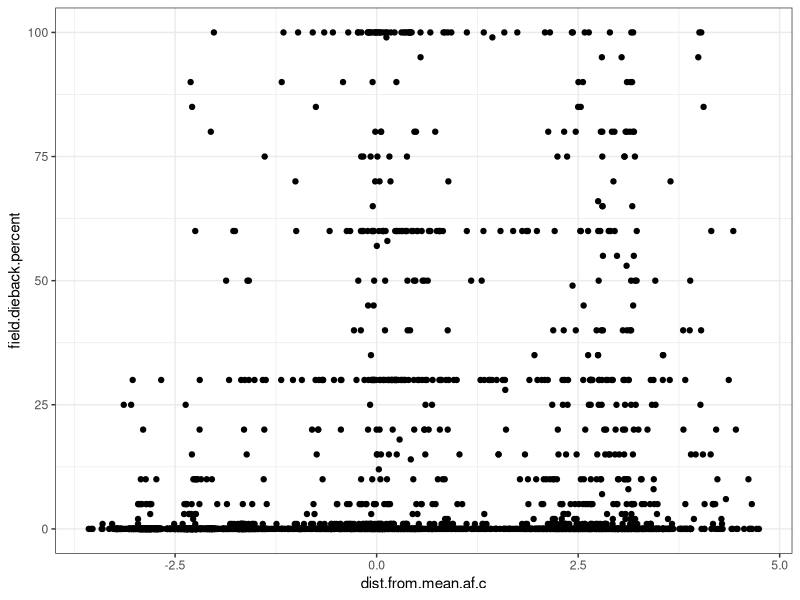

This chart was generated by the following R code:
## ---- chunk 1
knitr::opts_chunk$set(echo = TRUE)
## ---- chunk 2
library(tidyverse)
## ---- chunk 3
inat.full <- read.csv("./WRDM-Observations-9.3.25.csv")
## ---- chunk 4
names(inat.full )
## ---- chunk 5
inat.full.qgis <- inat.full[c(1,24,25,36,37)]
## ---- chunk 6
#write.csv(inat.full.qgis,file="./WRDM-full-9.3.25-qgis.csv")
## ---- chunk 7
inat.full.heat <- read.csv("./WRDM-full-9.3.25-qgis-w-heat.csv")
## ---- chunk 8
redhot <- left_join(inat.full.heat,inat.full,by="id")
## ---- chunk 9
tac.wrc <- redhot %>% filter(tac_af1>0) %>% mutate(tac.am.c=tac_am1, tac.af.c=tac_af1,tac.pm.c=tac_pm1)
pc.wrc <- redhot %>% filter(pc_af1>0) %>% mutate(pc.am.f=pc_am1, pc.af.f=pc_af1,pc.pm.f=pc_pm1)
kc.wrc <- redhot %>% filter(kc_af1>0)  %>% mutate(kc.am.f=kc_am1, kc.af.f=kc_af1,kc.pm.f=kc_pm1)
pl.wrc <- redhot %>% filter(po_af1>0) %>% mutate(pl.am.c=po_am1, pl.af.c=po_af1,pl.pm.c=po_pm1)
## ---- chunk 10
tac.wrc <- tac.wrc %>% mutate(tac.am.f=((tac.am.c*1.8)+32),tac.af.f=((tac.af.c*1.8)+32),tac.pm.f=((tac.pm.c*1.8)+32)) %>% mutate(mean.temp.daily.f=((tac.am.f+tac.af.f+tac.pm.f)/3)) %>% mutate(dist.from.mean.daily.f=mean.temp.daily.f-(mean(mean.temp.daily.f,na.rm=TRUE))) %>% mutate(mean.temp.daily.c=((tac.am.c+tac.af.c+tac.pm.c)/3)) %>% mutate(dist.from.mean.daily.c=mean.temp.daily.c-(mean(mean.temp.daily.c,na.rm=TRUE))) %>% mutate(Area="Tacoma")

pc.wrc <- pc.wrc %>% mutate(pc.am.c=(((pc.am.f-32)*5)/9),pc.af.c=(((pc.af.f-32)*5)/9),pc.pm.c=(((pc.pm.f-32)*5)/9)) %>% mutate(mean.temp.daily.f=((pc.am.f+pc.af.f+pc.pm.f)/3)) %>% mutate(dist.from.mean.daily.f=mean.temp.daily.f-(mean(mean.temp.daily.f,na.rm=TRUE))) %>% mutate(mean.temp.daily.c=((pc.am.c+pc.af.c+pc.pm.c)/3)) %>% mutate(dist.from.mean.daily.c=mean.temp.daily.c-(mean(mean.temp.daily.c,na.rm=TRUE))) %>% mutate(Area="Pierce County")

kc.wrc <- kc.wrc %>% mutate(kc.am.c=(((kc.am.f-32)*5)/9),kc.af.c=(((kc.af.f-32)*5)/9),kc.pm.c=(((kc.pm.f-32)*5)/9)) %>% mutate(mean.temp.daily.f=((kc.am.f+kc.af.f+kc.pm.f)/3)) %>% mutate(dist.from.mean.daily.f=mean.temp.daily.f-(mean(mean.temp.daily.f,na.rm=TRUE))) %>% mutate(mean.temp.daily.c=((kc.am.c+kc.af.c+kc.pm.c)/3)) %>% mutate(dist.from.mean.daily.c=mean.temp.daily.c-(mean(mean.temp.daily.c,na.rm=TRUE))) %>% mutate(Area="King County")

pl.wrc <- pl.wrc %>% mutate(pl.am.f=((pl.am.c*1.8)+32),pl.af.f=((pl.af.c*1.8)+32),pl.pm.f=((pl.pm.c*1.8)+32)) %>% mutate(mean.temp.daily.f=((pl.am.f+pl.af.f+pl.pm.f)/3)) %>% mutate(dist.from.mean.daily.f=mean.temp.daily.f-(mean(mean.temp.daily.f,na.rm=TRUE))) %>% mutate(mean.temp.daily.c=((pl.am.c+pl.af.c+pl.pm.c)/3)) %>% mutate(dist.from.mean.daily.c=mean.temp.daily.c-(mean(mean.temp.daily.c,na.rm=TRUE))) %>% mutate(Area="Portland")
## ---- chunk 11
tac.wrc <- tac.wrc %>% mutate(dist.from.mean.am.c = tac.am.c-(mean(tac.am.c,na.rm=TRUE)),dist.from.mean.am.f=tac.am.f-(mean(tac.am.f,na.rm=TRUE)))
pc.wrc <- pc.wrc %>% mutate(dist.from.mean.am.c = pc.am.c-(mean(pc.am.c,na.rm=TRUE)),dist.from.mean.am.f=pc.am.f-(mean(pc.am.f,na.rm=TRUE)))
kc.wrc <- kc.wrc %>% mutate(dist.from.mean.am.c = kc.am.c-(mean(kc.am.c,na.rm=TRUE)),dist.from.mean.am.f=kc.am.f-(mean(kc.am.f,na.rm=TRUE)))
pl.wrc <- pl.wrc %>%  mutate(dist.from.mean.am.c = pl.am.c-(mean(pl.am.c,na.rm=TRUE)),dist.from.mean.am.f=pl.am.f-(mean(pl.am.f,na.rm=TRUE)))
## ---- chunk 12
tac.wrc <- tac.wrc %>% mutate(dist.from.mean.af.c = tac.af.c-(mean(tac.af.c,na.rm=TRUE)),dist.from.mean.af.f=tac.af.f-(mean(tac.af.f,na.rm=TRUE)))
pc.wrc <- pc.wrc %>% mutate(dist.from.mean.af.c = pc.af.c-(mean(pc.af.c,na.rm=TRUE)),dist.from.mean.af.f=pc.af.f-(mean(pc.af.f,na.rm=TRUE)))
kc.wrc <- kc.wrc %>% mutate(dist.from.mean.af.c = kc.af.c-(mean(kc.af.c,na.rm=TRUE)),dist.from.mean.af.f=kc.af.f-(mean(kc.af.f,na.rm=TRUE)))
pl.wrc <- pl.wrc %>%  mutate(dist.from.mean.af.c = pl.af.c-(mean(pl.af.c,na.rm=TRUE)),dist.from.mean.af.f=pl.af.f-(mean(pl.af.f,na.rm=TRUE)))
## ---- chunk 13
tac.wrc <- tac.wrc %>% mutate(dist.from.mean.pm.c = tac.pm.c-(mean(tac.pm.c,na.rm=TRUE)),dist.from.mean.pm.f=tac.pm.f-(mean(tac.pm.f,na.rm=TRUE)))
pc.wrc <- pc.wrc %>% mutate(dist.from.mean.pm.c = pc.pm.c-(mean(pc.pm.c,na.rm=TRUE)),dist.from.mean.pm.f=pc.pm.f-(mean(pc.pm.f,na.rm=TRUE)))
kc.wrc <- kc.wrc %>% mutate(dist.from.mean.pm.c = kc.pm.c-(mean(kc.pm.c,na.rm=TRUE)),dist.from.mean.pm.f=kc.pm.f-(mean(kc.pm.f,na.rm=TRUE)))
pl.wrc <- pl.wrc %>%  mutate(dist.from.mean.pm.c = pl.pm.c-(mean(pl.pm.c,na.rm=TRUE)),dist.from.mean.pm.f=pl.pm.f-(mean(pl.pm.f,na.rm=TRUE)))
## ---- chunk 14
data <- bind_rows(tac.wrc,pc.wrc,kc.wrc,pl.wrc)
## ---- chunk 15
data$field.number.of.additional.unhealthy.trees..of.same.species..in.area..within.sight. <- as.factor(data$field.number.of.additional.unhealthy.trees..of.same.species..in.area..within.sight.)
data$field.optional...what..other.factors..were.observed. <- as.factor(data$field.optional...what..other.factors..were.observed.)
data$field.tree.canopy.symptoms <- as.factor(data$field.tree.canopy.symptoms)
data$field.optional...slope.position <- as.factor(data$field.optional...slope.position)
data$field.optional...site.type <- as.factor(data$field.optional...site.type)
data$field.optional...site.location.description  <- as.factor(data$field.optional...site.location.description )
data$field.optional...tree.size <-as.factor(data$field.optional...tree.size)
## ---- chunk 16
data$field.other.factors...are.there.signs.or.symptoms.of.insect..diseases..or.other.damage.[data$field.other.factors...are.there.signs.or.symptoms.of.insect..diseases..or.other.damage.==""] <- "Not sure"
data$field.other.factors...are.there.signs.or.symptoms.of.insect..diseases..or.other.damage.[data$field.other.factors...are.there.signs.or.symptoms.of.insect..diseases..or.other.damage.=="Unsure"] <- "Not sure"
## ---- chunk 17
data$field.number.of.additional.unhealthy.trees..of.same.species..in.area..within.sight.[data$field.number.of.additional.unhealthy.trees..of.same.species..in.area..within.sight.=="4"] <- "4-6"
data$field.number.of.additional.unhealthy.trees..of.same.species..in.area..within.sight.[data$field.number.of.additional.unhealthy.trees..of.same.species..in.area..within.sight.=="5"] <- "4-6"
data$field.number.of.additional.unhealthy.trees..of.same.species..in.area..within.sight.[data$field.number.of.additional.unhealthy.trees..of.same.species..in.area..within.sight.=="2"] <- "2-3"
## ---- chunk 18
data$field.tree.canopy.symptoms[data$field.tree.canopy.symptoms=="Multiple Symptoms"] <-"Multiple Symptoms (please list in Notes)"
data$field.tree.canopy.symptoms[data$field.tree.canopy.symptoms=="multiple symptoms"] <-"Multiple Symptoms (please list in Notes)"
data$field.tree.canopy.symptoms[data$field.tree.canopy.symptoms=="thinning foliage"] <-"Thinning Canopy"
data$field.tree.canopy.symptoms[data$field.tree.canopy.symptoms=="healthy"] <-"Healthy"
data$field.tree.canopy.symptoms[data$field.tree.canopy.symptoms=="dead top"] <-"Old Dead Top (needles already gone)"
## ---- chunk 19
data$field.optional...what..other.factors..were.observed.[data$field.optional...what..other.factors..were.observed.=="Fungal Activitiy (mycelial fans, mushrooms at base, or conks on trunk)"] <-"Fungal Activitiy (mycelial fans, bleeding cankers, mushrooms at base, or conks on trunk)"
data$field.optional...what..other.factors..were.observed.[data$field.optional...what..other.factors..were.observed.=="Needle disease (dieback, checking, blight, etc.)"] <- "Needle or leaf disease (dieback, checking, blight, etc.)"
## ---- chunk 20
data$field.optional...slope.position[data$field.optional...slope.position=="Upper 1/3rd of a slope"] <-"Top of slope"
## ---- chunk 21
data$field.optional...site.type[data$field.optional...site.type=="Urban Natural"] <-"Urban"
data$field.optional...site.type[data$field.optional...site.type=="Urban Landscaped"] <-"Urban"
data$field.optional...site.type[data$field.optional...site.type=="Suburban Natural"] <-"Suburban"
data$field.optional...site.type[data$field.optional...site.type=="Suburban Lanscaped"] <-"Suburban"
data$field.optional...site.type[data$field.optional...site.type=="Natural Forest"] <-"Rural"
## ---- chunk 22
data$field.optional...tree.size[data$field.optional...tree.size=="Large"] <- "Large (too big to wrap arms around trunk)"
data$field.optional...tree.size[data$field.optional...tree.size=="Medium"] <- "Medium (can wrap arms around trunk)"
data$field.optional...tree.size[data$field.optional...tree.size=="Small"] <- "Small (can wrap hands around trunk)"
data$field.optional...tree.size[data$field.optional...tree.size=="Very Large"] <- "Very Large (would take many people to wrap arms around trunk)"
data$field.optional...tree.size[data$field.optional...tree.size=="Very small (can wrap a single hand around stem)"] <- "Very Small (can wrap a single hand around stem)"
## ---- chunk 23
data$field.optional...site.location.description [data$field.optional...site.location.description =="Yard or open park grounds"] <- "Urban yard or open park grounds"
## ---- chunk 24
data$field.percent.canopy.affected.... <- as.factor(data$field.percent.canopy.affected....)
data$field.percent.canopy.affected....[data$field.percent.canopy.affected....=="1-25% of the crown is unhealthy"] <- "1-29% of the canopy is unhealthy"
data$field.percent.canopy.affected....[data$field.percent.canopy.affected....=="Healthy (0%)"] <- "Healthy, no dieback(0%)"
data$field.percent.canopy.affected....[data$field.percent.canopy.affected....=="Healthy (0% is unhealthy)"] <- "Healthy, no dieback(0%)"
data$field.percent.canopy.affected....[data$field.percent.canopy.affected....=="more than 75% of the crown is unhealthy"] <- "60-99% of the canopy is unhealthy"
data <- data %>% droplevels()

data$Percent.Dieback.Modified[data$field.percent.canopy.affected....=="Healthy, no dieback(0%)"] <- 0
data$Percent.Dieback.Modified[data$field.percent.canopy.affected....=="1-29% of the canopy is unhealthy"] <- 1
data$Percent.Dieback.Modified[data$field.percent.canopy.affected....=="30-59% of the canopy is unhealthy"] <- 30
data$Percent.Dieback.Modified[data$field.percent.canopy.affected....=="60-99% of the canopy is unhealthy"] <- 60
data$Percent.Dieback.Modified[data$field.percent.canopy.affected....=="tree is dead"] <- 100
#data$field.dieback.percent[is.na(data$field.dieback.percent)] <- data$Percent.Dieback.Modified

data$field.percent.canopy.affected....[data$Percent.Dieback.Modified==100] <- "tree is dead" #there were a couple healthy trees with 100 dieback somehow..

str(data$field.dieback.percent)

has.dieback.percent <- data %>% filter(field.dieback.percent!="")
does.not.have.dieback.percent <- data %>% filter(field.dieback.percent=="") 

has.dieback.percent$user.estimated.dieback <- "Yes"
does.not.have.dieback.percent$user.estimated.dieback <- "No"

does.not.have.dieback.percent$field.dieback.percent <- does.not.have.dieback.percent$Percent.Dieback.Modified

data <- rbind(has.dieback.percent,does.not.have.dieback.percent)

data$field.dieback.percent[data$field.dieback.percent<0] <- 0 # not sure why but there was one -2 percent dieback value

## ---- chunk 25
data <- data %>% mutate(tree.size.simplified=field.optional...tree.size) 
## ---- chunk 26
tree_size_level_key <- c("Very Small (can wrap a single hand around stem)" = "Small", "Small (can wrap hands around trunk)" = "Small", "Medium (can wrap arms around trunk)" = "Medium", "Large (too big to wrap arms around trunk)" = "Large", "Very Large (would take many people to wrap arms around trunk)" = "Large","Other"="Other","No selection"="No Selection")

data$tree.size.simplified <- recode_factor(data$tree.size.simplified, !!!tree_size_level_key)
data$tree.size.simplified <- as.factor(data$tree.size.simplified)
## ---- chunk 27
data <- data %>% filter(field.tree.canopy.symptoms!="Candelabra top or very old spike top (old growth)") %>% mutate(binary.tree.canopy.symptoms=field.tree.canopy.symptoms) %>% mutate(ordinal.tree.canopy.symptoms=field.tree.canopy.symptoms) %>% mutate(reclassified.tree.canopy.symptoms=field.tree.canopy.symptoms) %>% droplevels()
## ---- chunk 28
binary_level_key <- c("Healthy" = "Healthy", "Thinning Canopy" = "Unhealthy", "New Dead Top (red or brown needles still attached)" = "Unhealthy", "Old Dead Top (needles already gone)" = "Unhealthy", "Tree is dead" = "Unhealthy", "Multiple Symptoms (please list in Notes)" = "Unhealthy", "Extra Cone Crop" = "Unhealthy", "Browning Canopy" = "Unhealthy","Branch Dieback or 'Flagging'" = "Unhealthy", "Other (please describe in Notes)" = "Unhealthy", "Yellowing Canopy" = "Unhealthy")

data$binary.tree.canopy.symptoms <- recode_factor(data$binary.tree.canopy.symptoms, !!!binary_level_key)
#levels(binary$field.tree.canopy.symptoms)
data$binary.tree.canopy.symptoms <- as.factor(data$binary.tree.canopy.symptoms)
## ---- chunk 29
ordinal_level_key <- c("Healthy" = "Healthy", "Thinning Canopy" = "Unhealthy", "New Dead Top (red or brown needles still attached)" = "Unhealthy", "Old Dead Top (needles already gone)" = "Unhealthy", "Tree is dead" = "Dead", "Multiple Symptoms (please list in Notes)" = "Unhealthy", "Extra Cone Crop" = "Unhealthy", "Browning Canopy" = "Unhealthy","Branch Dieback or 'Flagging'" = "Unhealthy", "Other (please describe in Notes)" = "Unhealthy", "Yellowing Canopy" = "Unhealthy")

data$ordinal.tree.canopy.symptoms <- recode_factor(data$ordinal.tree.canopy.symptoms, !!!ordinal_level_key)
#levels(binary$field.tree.canopy.symptoms)
data$ordinal.tree.canopy.symptoms <- as.factor(data$ordinal.tree.canopy.symptoms)
## ---- chunk 30
reclassified_level_key <- c("Healthy" = "Healthy", "Thinning Canopy" = "Thinning Canopy", "New Dead Top (red or brown needles still attached)" = "Dead Top", "Old Dead Top (needles already gone)" = "Dead Top", "Tree is dead" = "Tree is Dead", "Multiple Symptoms (please list in Notes)" = "Other", "Extra Cone Crop" = "Other", "Browning Canopy" = "Other","Branch Dieback or 'Flagging'" = "Other", "Other (please describe in Notes)" = "Other", "Yellowing Canopy" = "Other")

data$reclassified.tree.canopy.symptoms <- recode_factor(data$reclassified.tree.canopy.symptoms, !!!reclassified_level_key)
#levels(binary$field.tree.canopy.symptoms)
data$reclassified.tree.canopy.symptoms <- as.factor(data$reclassified.tree.canopy.symptoms)
## ---- chunk 31
data$top.dieback[data$reclassified.tree.canopy.symptoms=="Dead Top"] <- "Yes"
data$top.dieback[data$reclassified.tree.canopy.symptoms!="Dead Top"] <- "No"
data$top.dieback <- as.factor(data$top.dieback)
levels(data$top.dieback)
summary(data$top.dieback)
## ---- chunk 32
data$thinning[data$reclassified.tree.canopy.symptoms=="Thinning Canopy"] <- "Yes"
data$thinning[data$reclassified.tree.canopy.symptoms!="Thinning Canopy"] <- "No"
data$thinning <- as.factor(data$thinning)
levels(data$thinning)
summary(data$thinning)
## ---- chunk 33
data$dead[data$reclassified.tree.canopy.symptoms=="Tree is Dead"] <- "Yes"
data$dead[data$reclassified.tree.canopy.symptoms!="Tree is Dead"] <- "No"
data$dead <- as.factor(data$dead)
levels(data$dead)
summary(data$dead)
## ---- chunk 34
data$field.dieback.percent <- as.numeric(data$field.dieback.percent)
data <- data %>% mutate(field.dieback.prop = (field.dieback.percent/100))
## ---- chunk 35
levels(as.factor(data$scientific_name))
## ---- chunk 36
other.species <- data %>% filter(scientific_name!="Thuja plicata") %>% filter(scientific_name!="Thuja") %>% droplevels()
data <- data %>% filter(scientific_name=="Thuja plicata" | scientific_name=="Thuja") %>% droplevels()
## ---- chunk 37
ggplot(data,aes(dist.from.mean.af.c,field.dieback.percent))+geom_point()+theme_bw()
## ---- chunk 38
write.csv(data,file="./urban-data-modified.csv")
